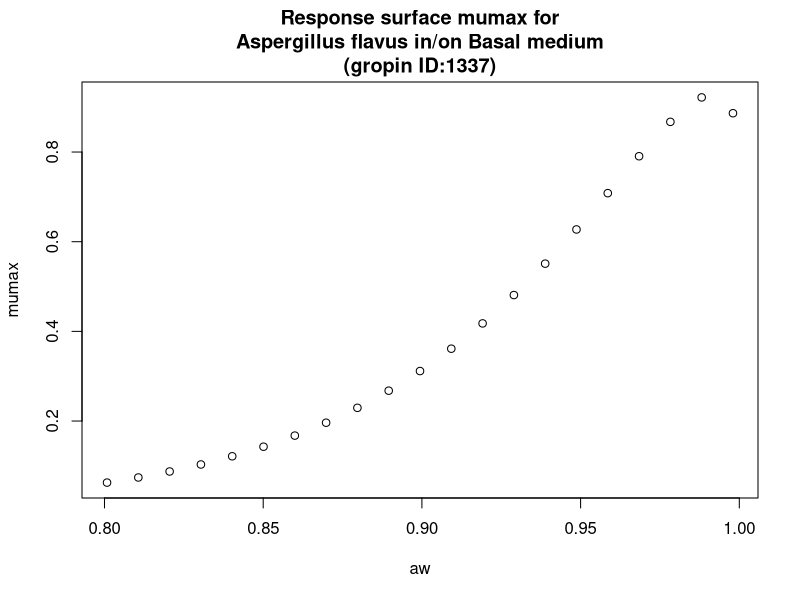

Generate this figure with R:
#############################
# start of Parameter script
#############################
aw <- seq(0.8008,0.998001998001998,length.out=21)
#############################
# end of Parameter script
#############################
############################# 
# start of Model script Gropin ID 1337 
#############################
 
# constant coefficients for this model
 
variables <- data.frame(aw)
argumentsPar <- expand.grid(variables)
 
# heart of the model
response_surface <- function(aw) {
   mumax <-exp(-0.2515+3.887*sqrt(1-aw)-21.35*(sqrt(1-aw))^2)

return(mumax=mumax)
} 

# output parameters
responseSurface <- cbind(argumentsPar,response_surface(argumentsPar['aw']))
colnames(responseSurface) <- c(colnames(argumentsPar),'mumax')
#############################
# End of Model script
#############################
############################# 
# start of Visualisation script Gropin ID 1337 
#############################
plot(aw,responseSurface$'mumax',xlab='aw',
                          ylab='mumax',main='Response surface mumax for
Aspergillus flavus in/on Basal medium
(gropin ID:1337)')
#############################
# End of Visualisation script
#############################
